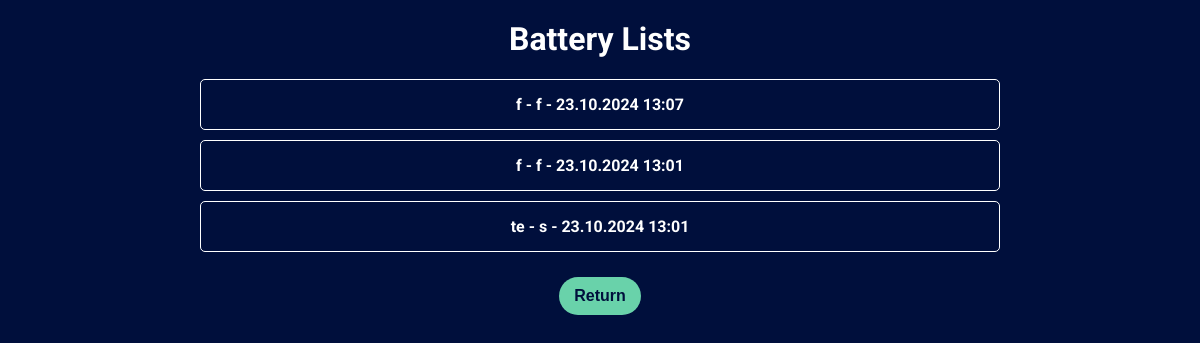
Page /battery_lists on the committed database.
### app.py (models this page shows)
class BatteryList(db.Model):
    logging.debug("Defining BatteryList model.")
    id = db.Column(db.Integer, primary_key=True)
    name = db.Column(db.String(100))
    warehouse = db.Column(db.String(100))
    timestamp = db.Column(db.DateTime, default=get_local_time)
    scans = db.relationship('BatteryScan', backref='battery_list', lazy=True, cascade='all, delete-orphan')

### app.py (the view)
@app.route('/battery_lists')
def battery_lists():
    logging.debug("Fetching all battery lists.")
    all_lists = BatteryList.query.order_by(BatteryList.timestamp.desc()).all()
    total_batteries = sum(len(lst.scans) for lst in all_lists)
    logging.debug(f"Total battery lists found: {len(all_lists)}")
    logging.debug(f"Total batteries scanned: {total_batteries}")
    return render_template('battery_lists.html', lists=all_lists, total_batteries=total_batteries)

### templates/battery_lists.html (shortened to what this page needs)
<!DOCTYPE html>
<html lang="en">
<head>
    <link rel="stylesheet" href="{{ url_for('static', filename='css/style.css') }}">
</head>
<body>
    <h1>Battery Lists</h1>
    <div id="lists-container">
        <ul id="lists">
            {% for list in lists %}
            <li class="list-item">
                <a href="/battery_list/{{ list.id }}">{{ list.name }} - {{ list.warehouse }} - {{ list.timestamp.strftime('%d.%m.%Y %H:%M') }}</a>
            </li>
            {% else %}
            <li>No battery lists available.</li>
            {% endfor %}
        </ul>
    </div>
    <div class="buttons-container">
        <button onclick="window.location.href='/'">Return</button>
    </div>
</body>
</html>

### static/css/style.css (style rules this page uses)
body { margin: 0; font-family: 'Roboto', sans-serif; text-align: center; background-color: #000f3c; font-weight: bold; color: white; overflow-y: auto; }
h1, h2, p, button, input, label { font-weight: bold; }
h1 { text-align: center; margin-top: 20px; }
#lists-container { max-width: 800px; margin: 0 auto; }
#lists { list-style-type: none; padding: 0; }
#lists li { margin: 10px 0; padding: 15px; border-radius: 5px; border: 1px solid #ccc; border-color: #ffffff; }
#lists li a { text-decoration: none; color: #fff; font-weight: bold; }
.buttons-container { text-align: center; margin: 20px 0; }
.buttons-container button { margin: 5px; padding: 10px 15px; font-size: 16px; cursor: pointer; }
button { padding: 10px 20px; font-size: 16px; background-color: #69d2aa; color: #000f3c; border: none; border-radius: 30px; cursor: pointer; font-weight: bold; }
h1, h2, p { color: white; }
a { color: inherit; text-decoration: none; }

### rows in the picture
BatteryList: name "f", warehouse "f", timestamp "23.10.2024 13:07"
BatteryList: name "f", warehouse "f", timestamp "23.10.2024 13:01"
BatteryList: name "te", warehouse "s", timestamp "23.10.2024 13:01"
